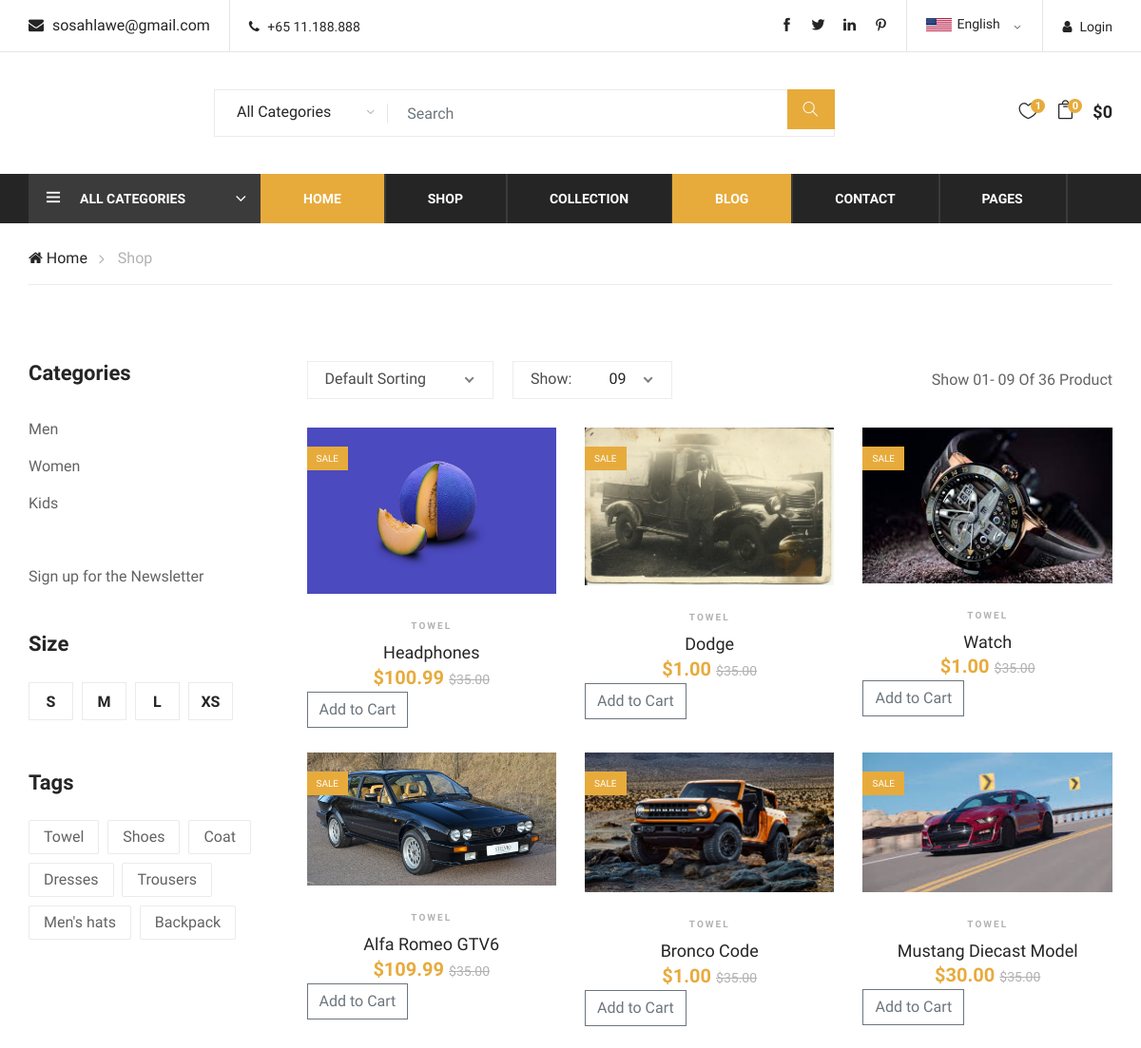
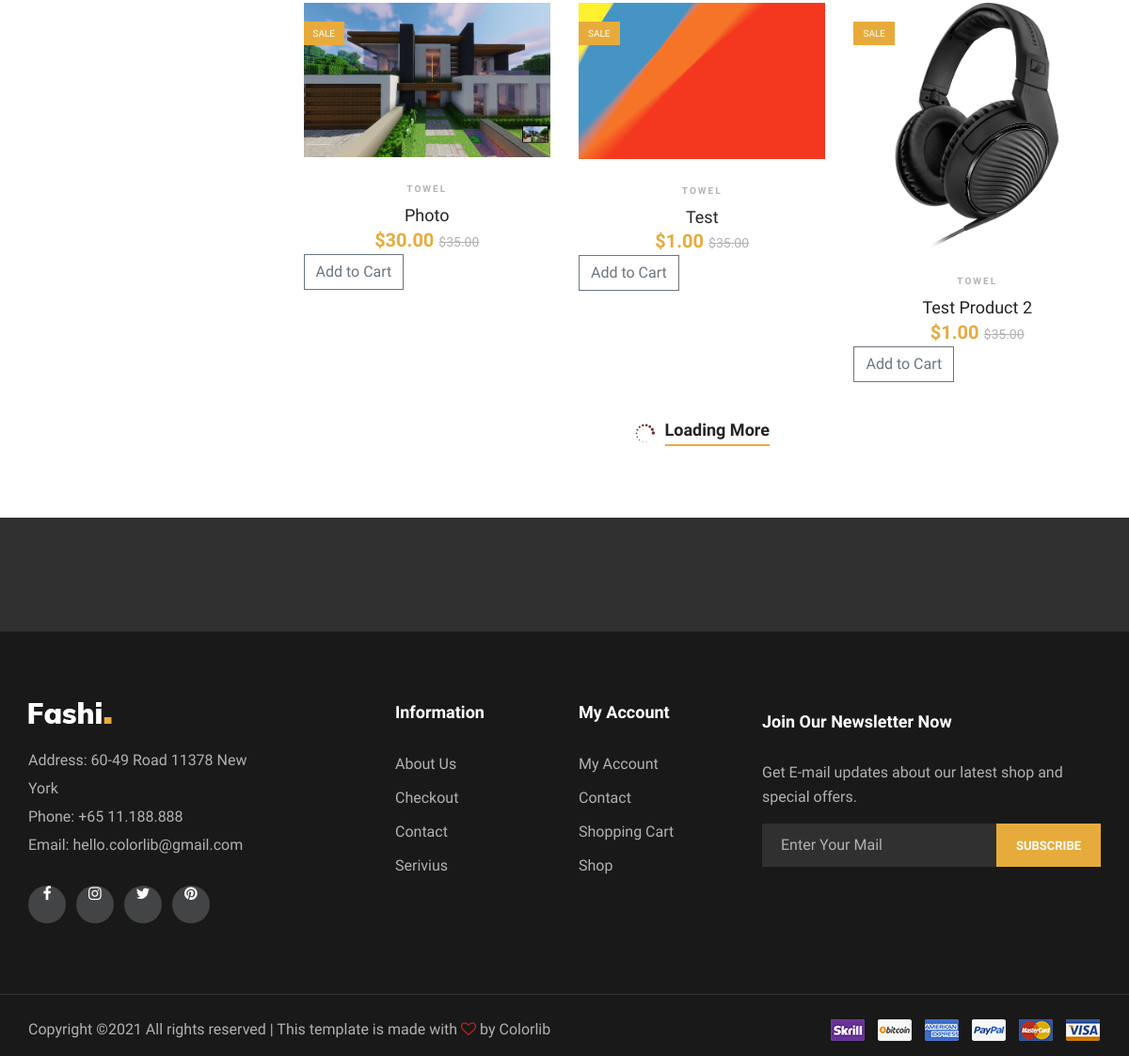
/store/, run on the app's committed database (2 pictures, top to bottom).
### store/models.py (models this page shows, shortened)
class Product(models.Model):
    name = models.CharField(max_length=200, null=True)
    price = models.DecimalField(decimal_places=2, max_digits=10)
    digital = models.BooleanField(default=False, null=True, blank=False)
    category = models.ForeignKey(Category, on_delete=models.CASCADE)
    image = models.ImageField(null=True, blank = True,upload_to = 'images/')
    description = models.TextField()
    slug = models.SlugField(default=None)
    featured  = models.BooleanField(default=False)
    num_available = models.IntegerField(default=1)
    def __str__(self):
        return self.name

### store/views.py (the view)
# urls.py: path('',include('store.urls')),
def store(request):
    data = cartData(request)
    cartItems = data['cartItems']
    order = data['order']
    items = data['items']
    products = Product.objects.all()
    print(products, cartItems)
    return render(request, 'store/shop.html',
                  {'products': products, 'cartItems': cartItems, 'order':order,'items':items})

### store/utils.py (called while the page is built, shortened)
def cookieCart(request):
    try:
        cart = json.loads(request.COOKIES['cart'])
    except:
        cart = {}
    print('Cart:', cart)
    items = []
    order = {'get_cart_total': 0, 'get_cart_items': 0, 'shipping': False}
    cartItems = order['get_cart_items']
    return {'cartItems':cartItems,'order':order,'items':items}

def cartData(request):
    if request.user.is_authenticated:
        customer = request.user.customer
        order, created = Order.objects.get_or_create(customer=customer, complete=False)
        items = order.orderitem_set.all()
        cartItems = order.get_cart_items
    else:
        cookieData = cookieCart(request)
        cartItems = cookieData['cartItems']
        order = cookieData['order']
        items = cookieData['items']
    return {'cartItems':cartItems,'order':order,'items':items}

### store/templates/store/shop.html (shortened to what this page needs)
{% extends 'store/blog_base.html' %}
{% load static %}
{% block content %}
{% block header %}{% include 'store/header.html' %}{% endblock header %}
    <div class="breacrumb-section">
        <div class="container">
            <div class="row">
                <div class="col-lg-12">
                    <div class="breadcrumb-text">
                        <a href="#"><i class="fa fa-home"></i> Home</a>
                        <span>Shop</span>
                    </div>
                </div>
            </div>
        </div>
    </div>
    <section class="product-shop spad">
        <div class="container">
            <div class="row">
                <div class="col-lg-3 col-md-6 col-sm-8 order-2 order-lg-1 produts-sidebar-filter">
                    <div class="filter-widget">
                        <h4 class="fw-title">Categories</h4>
                        <ul class="filter-catagories">
                            <li><a href="#">Men</a></li>
                            <li><a href="#">Women</a></li>
                            <li><a href="#">Kids</a></li>
                        </ul>
                    </div>
                    <div class="filter-widget">
                        <p> Sign up for the Newsletter</p>
                    </div>
                    <div class="filter-widget">
                        <h4 class="fw-title">Size</h4>
                        <div class="fw-size-choose">
                            <div class="sc-item">
                                <label for="s-size">s</label>
                            </div>
                            <div class="sc-item">
                                <label for="m-size">m</label>
                            </div>
                            <div class="sc-item">
                                <label for="l-size">l</label>
                            </div>
                            <div class="sc-item">
                                <label for="xs-size">xs</label>
                            </div>
                        </div>
                    </div>
                    <div class="filter-widget">
                        <h4 class="fw-title">Tags</h4>
                        <div class="fw-tags">
                            <a href="#">Towel</a>
                            <a href="#">Shoes</a>
                            <a href="#">Coat</a>
                            <a href="#">Dresses</a>
                            <a href="#">Trousers</a>
                            <a href="#">Men's hats</a>
                            <a href="#">Backpack</a>
                        </div>
                    </div>
                </div>
                <div class="col-lg-9 order-1 order-lg-2">
                    <div class="product-show-option">
                        <div class="row">
                            <div class="col-lg-7 col-md-7">
                                <div class="select-option">
                                </div>
                            </div>
                            <div class="col-lg-5 col-md-5 text-right">
                                <p>Show 01- 09 Of 36 Product</p>
                            </div>
                        </div>
                    </div>
                    <div class="product-list">
                        <div class="row">
                        {% for product in products %}
                            <div class="col-6 col-md-4 ">
                                <div class="product-item">
                                    <div class="pi-pic">
                                        <img src="{{product.image.url}}" alt="">
                                        <div class="sale pp-sale">Sale</div>
                                    </div>
                                    <div class="pi-text">
                                        <div class="catagory-name">Towel</div>
                                        <a href="#">
                                            <h5>{{product.name}}</h5>
                                        </a>
                                        <div class="product-price">
                                            ${{product.price}}
                                            <span>$35.00</span>
                                        </div>
                                    </div>
             <button data-product ={{product.id}} data-action="add" class="btn btn-outline-secondary add-btn update-cart"> Add to Cart</button>
                                </div>
                            </div>
                        {% endfor %}
                        </div>
                    </div>
                    <div class="loading-more">
                        <i class="icon_loading"></i>
                        <a href="#">
                            Loading More
                        </a>
                    </div>
                </div>
            </div>
        </div>
    </section>
    <div class="partner-logo">
        <div class="container">
            <div class="logo-carousel owl-carousel">
            </div>
        </div>
    </div>
    <footer class="footer-section">
        <div class="container">
            <div class="row">
                <div class="col-lg-3">
                    <div class="footer-left">
                        <div class="footer-logo">
                            <a href="#"><img src="img/footer-logo.png" alt=""></a>
                        </div>
                        <ul>
                            <li>Address: 60-49 Road 11378 New York</li>
                            <li>Phone: +65 11.188.888</li>
                            <li>Email: hello.colorlib@gmail.com</li>
                        </ul>
                        <div class="footer-social">
                            <a href="#"><i class="fa fa-facebook"></i></a>
                            <a href="#"><i class="fa fa-instagram"></i></a>
                            <a href="#"><i class="fa fa-twitter"></i></a>
                            <a href="#"><i class="fa fa-pinterest"></i></a>
                        </div>
                    </div>
                </div>
                <div class="col-lg-2 offset-lg-1">
                    <div class="footer-widget">
                        <h5>Information</h5>
                        <ul>
                            <li><a href="#">About Us</a></li>
                            <li><a href="#">Checkout</a></li>
                            <li><a href="#">Contact</a></li>
                            <li><a href="#">Serivius</a></li>
                        </ul>
                    </div>
                </div>
                <div class="col-lg-2">
                    <div class="footer-widget">
                        <h5>My Account</h5>
                        <ul>
                            <li><a href="#">My Account</a></li>
                            <li><a href="#">Contact</a></li>
                            <li><a href="#">Shopping Cart</a></li>
                            <li><a href="#">Shop</a></li>
                        </ul>
                    </div>
                </div>
                <div class="col-lg-4">
                    <div class="newslatter-item">
                        <h5>Join Our Newsletter Now</h5>
                        <p>Get E-mail updates about our latest shop and special offers.</p>
                        <form action="#" class="subscribe-form">
                            <input type="text" placeholder="Enter Your Mail">
                            <button type="button">Subscribe</button>
                        </form>
                    </div>
                </div>
            </div>
        </div>
        <div class="copyright-reserved">
            <div class="container">
                <div class="row">
                    <div class="col-lg-12">
                        <div class="copyright-text">
Copyright &copy;<script>document.write(new Date().getFullYear());</script> All rights reserved | This template is made with <i class="fa fa-heart-o" aria-hidden="true"></i> by <a href="https://colorlib.com" target="_blank">Colorlib</a>
                        </div>
                        <div class="payment-pic">
                            <img src="img/payment-method.png" alt="">
                        </div>
                    </div>
                </div>
            </div>
        </div>
    </footer>
{% endblock content %}

### static/css/main.css (style rules this page uses)
h1,h2,h3,h4,h5,h6 { color:hsl(0, 0%, 30%); }
.col-lg-4, .col-lg-6, .col-lg-8, .col-lg-12 { margin-top: 10px; }
.btn { border-radius: 0; }
footer ul { padding-left: 0; list-style: none; }

### data on the page
Product: image (picture), name "Headphones", price "100.99"
Product: image (picture), name "Dodge", price "1.00"
Product: image (picture), name "Watch", price "1.00"
Product: image (picture), name "Alfa Romeo GTV6", price "109.99"
Product: image (picture), name "Bronco Code", price "1.00"
Product: image (picture), name "Mustang Diecast Model", price "30.00"
Product: image (picture), name "Photo", price "30.00"
Product: image (picture), name "Test", price "1.00"
Product: image (picture), name "Test Product 2", price "1.00"

### other printed values
{{ order.get_cart_items }} "0"
{{ order.get_cart_total }} "0"
